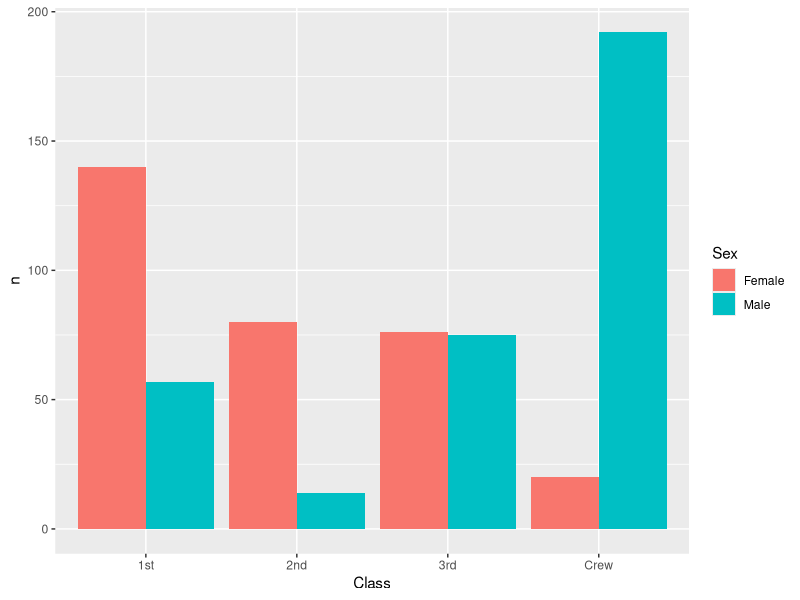
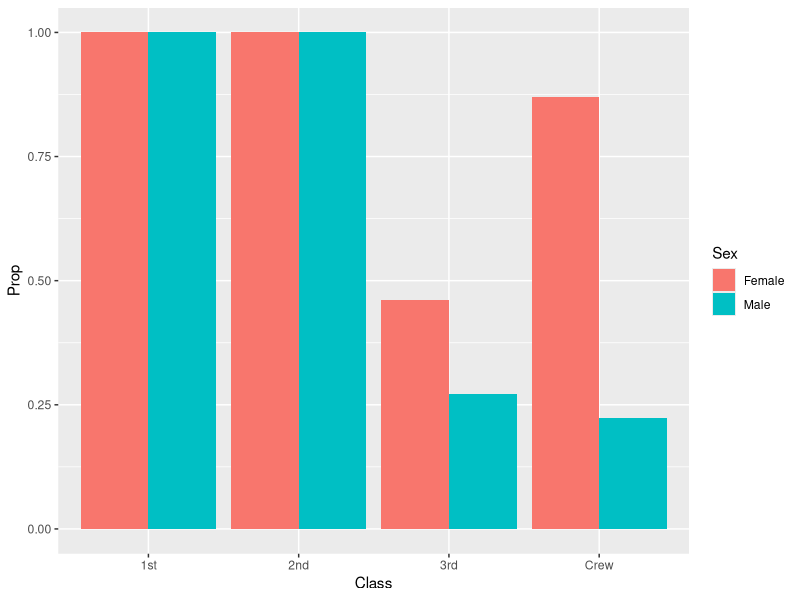
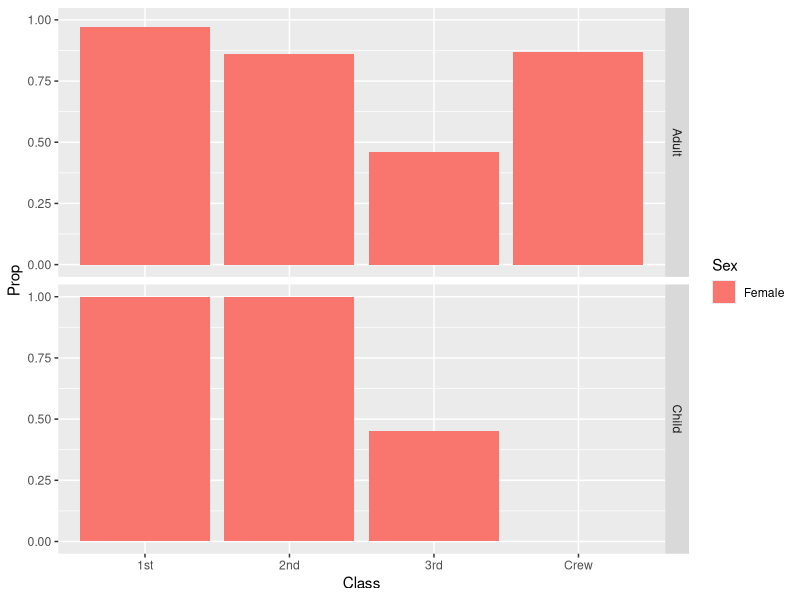
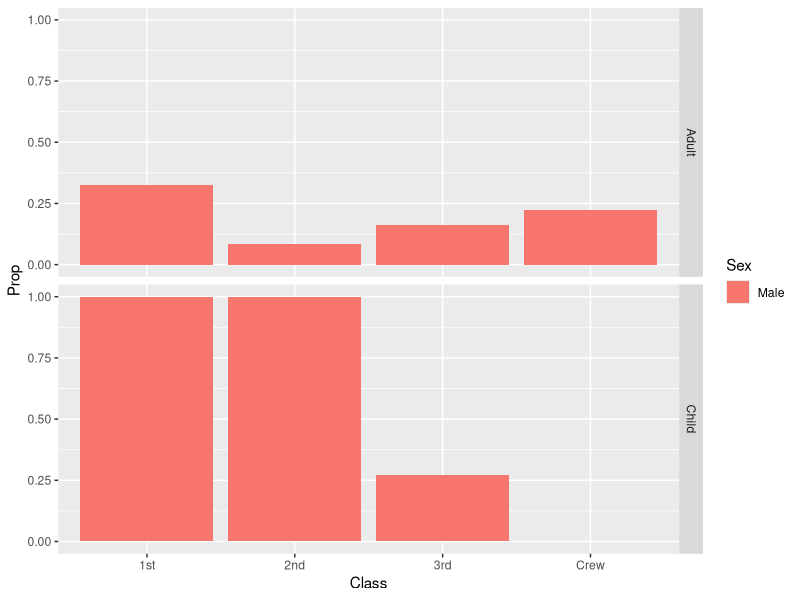

Generate these figures, in order, with R:
## ---- chunk 1
library(tidyverse)

df_titanic <- as_tibble(Titanic)
## ---- chunk 2
## TASK: Perform a `glimpse` of df_titanic
glimpse(df_titanic)
## ---- chunk 3
## NOTE: No need to edit! We'll cover how to
## do this calculation in a later exercise.
df_titanic %>% summarize(total = sum(n))
## ---- chunk 4
## TASK: Visualize counts against `Class` and `Sex`
df_titanic %>% 
  filter(Survived == "Yes") %>% 
  ggplot(aes(Class,n, fill= Sex))+
  geom_col(position = "dodge")


## ---- chunk 5
## NOTE: No need to edit! We'll cover how to
## do this calculation in a later exercise.
df_prop <-
  df_titanic %>%
  group_by(Class, Sex, Age) %>%
  mutate(
    Total = sum(n),
    Prop = n / Total
  ) %>%
  ungroup()
df_prop
## ---- chunk 6
df_prop %>% 
  filter(Survived == "Yes") %>% 
  ggplot(aes(Class,Prop, fill= Sex))+
  geom_col(position = "dodge")


## ---- chunk 7

df_prop %>% 
  filter(Survived == "Yes") %>%
  filter(Sex == "Female") %>% 
  ggplot(aes(Class,Prop, fill = Sex))+
  geom_col()+ 
  facet_grid(rows = "Age")
## ---- chunk 8
df_prop %>% 
  filter(Survived == "Yes") %>%
  filter(Sex == "Male") %>% 
  ggplot(aes(Class,Prop, fill = Sex))+geom_col() + facet_grid(rows = "Age")

